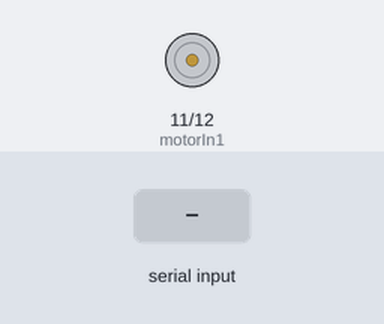
Recording of a sketch running on a simulated Arduino Uno, built with avr-gcc and run on an emulated ATmega328P. Shown: motor-driver pin pairs drawn as motors (green arrow = first pin HIGH = forward, orange = second pin HIGH = backward, longer = more drive). The inputs (shaded band) are chosen by the test bench.

Above: at 1.2 s.
1.3 s: "FORWARD\n" received over the second serial link
At 1.9 s:
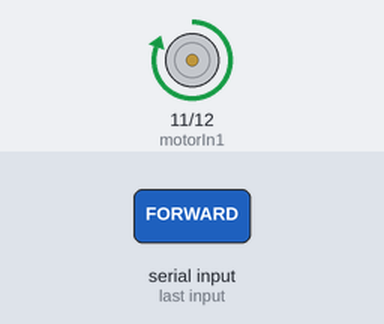
2.8 s: "BACKWARD\n" received over the second serial link
At 4.0 s:
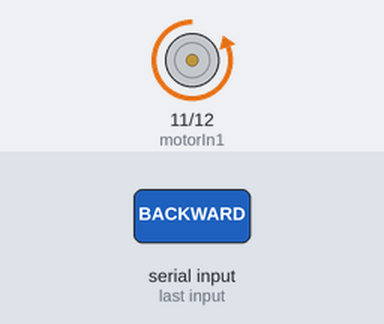
4.3 s: "STOP\n" received over the second serial link
At 5.4 s:
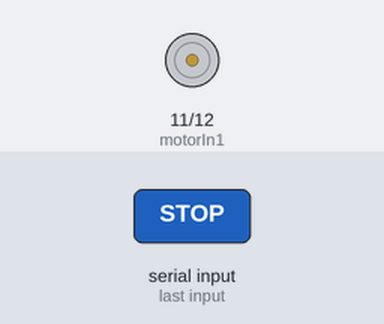
Timing chart, 0 to 7.3 s (numbered marks = the images above; inputs shaded):
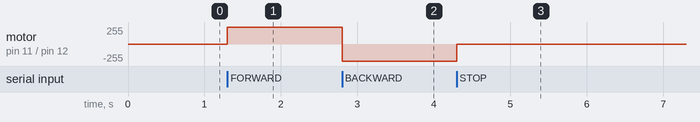

Measured:
- after the input at 1.3 s, motor on pin 11 (motorIn1) / pin 12 (motorIn2): stopped → forward 255/255 at once
- after the input at 2.8 s, motor on pin 11 (motorIn1) / pin 12 (motorIn2): forward 255/255 → backward 255/255 at once
- after the input at 4.3 s, motor on pin 11 (motorIn1) / pin 12 (motorIn2): backward 255/255 → stopped at once

The sketch:

FINALS_IoT_ArduinoCode.ino
```cpp
#include <SoftwareSerial.h>
SoftwareSerial ArduinoUno(A4,A5);

const int motorIn1 = 11;
const int motorIn2 = 12;

void setup() {
  Serial.begin(9600);
  ArduinoUno.begin(4800);

  pinMode(motorIn1, OUTPUT);
  pinMode(motorIn2, OUTPUT);

}

void loop() {
  if (ArduinoUno.available() > 0) {
    String command = ArduinoUno.readStringUntil('\n');
    // Serial.println(command);
    if (command.startsWith("FORWARD")) {
      digitalWrite(motorIn1, HIGH);
      digitalWrite(motorIn2, LOW);
    } else if (command.startsWith("BACKWARD")) {
      digitalWrite(motorIn1, LOW);
      digitalWrite(motorIn2, HIGH);
    } else if (command.startsWith("STOP")) {
      digitalWrite(motorIn1, LOW);
      digitalWrite(motorIn2, LOW);
    }
  }
}
```
